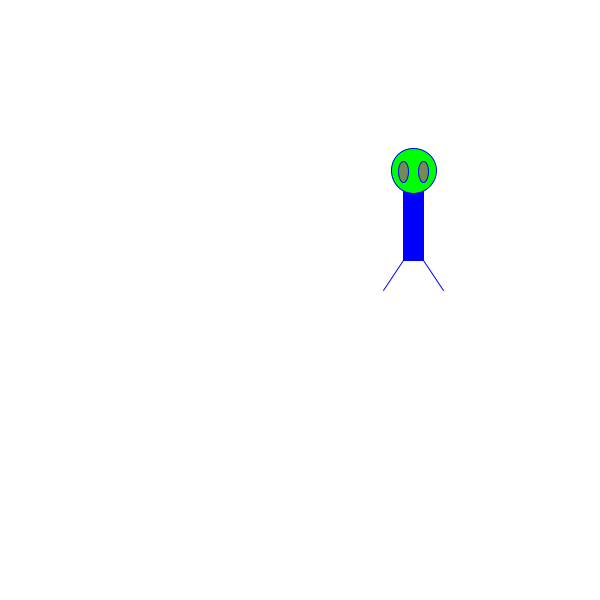
Frame 1 (no input)
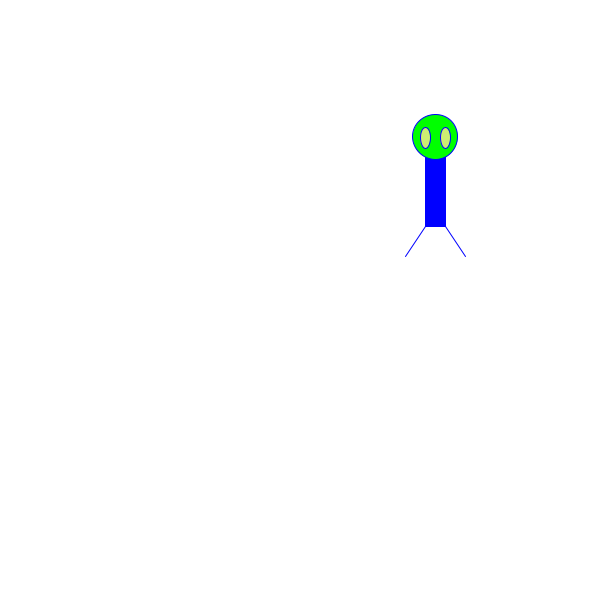
Frame 60 (the mouse pressed at the canvas centre just before this capture)
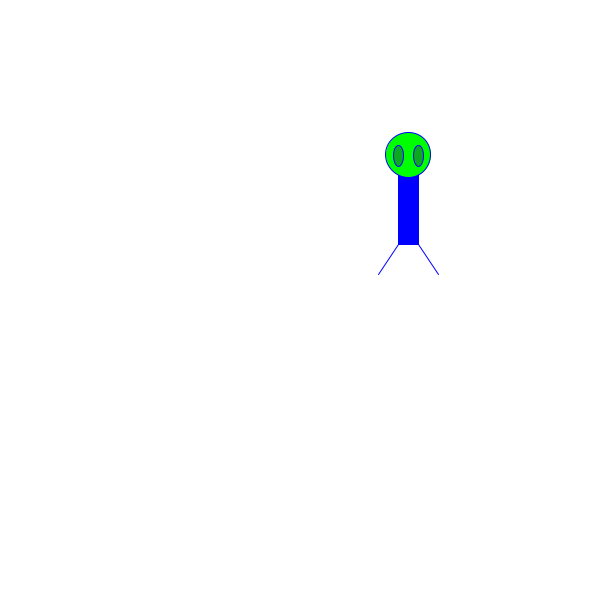
Frame 120 (the mouse held since frame 60 and released just before this capture)

The Processing sketch that drew these frames (run headless with seeded random() and noise(); from frame 60 on, the mouse is pressed at the canvas centre):

// Processing sketch: processing_67544
// ── processing_67544.pde

float X = random(1,500);
float Y = random(1,500);
float backgroundColor = 255;
float eyeR;
float eyeG;
float eyeB;
float backB;
float backR;
float backG;


void setup() {
  size (600,600);
}

void draw() {
  backB= random(1,255);
  backG= random(1,255);
  backR= random(1,255);
  background(255);
  stroke(0, 0, 255);
  fill(0, 0, 255);
  rect(X + 80, Y + 50, 20, 80);
  fill (0, 255, 0);
  ellipse(X + 90, Y + 40, 45, 45);
  line(X + 80, Y + 130, X + 60, Y + 160);
  line(X + 100, Y + 130, X + 120, Y + 160);
  eyeB = random(1, 255);
  eyeR = random(1,255);
  eyeG = random(1,255);
  fill(eyeR,eyeG,eyeB);
  ellipse(X + 80, Y + 41, 10, 21);
  ellipse(X + 100, Y + 41, 10, 21);
  
  
  X = X + random(-3,3);
  Y = Y + random(-3,3);

}
